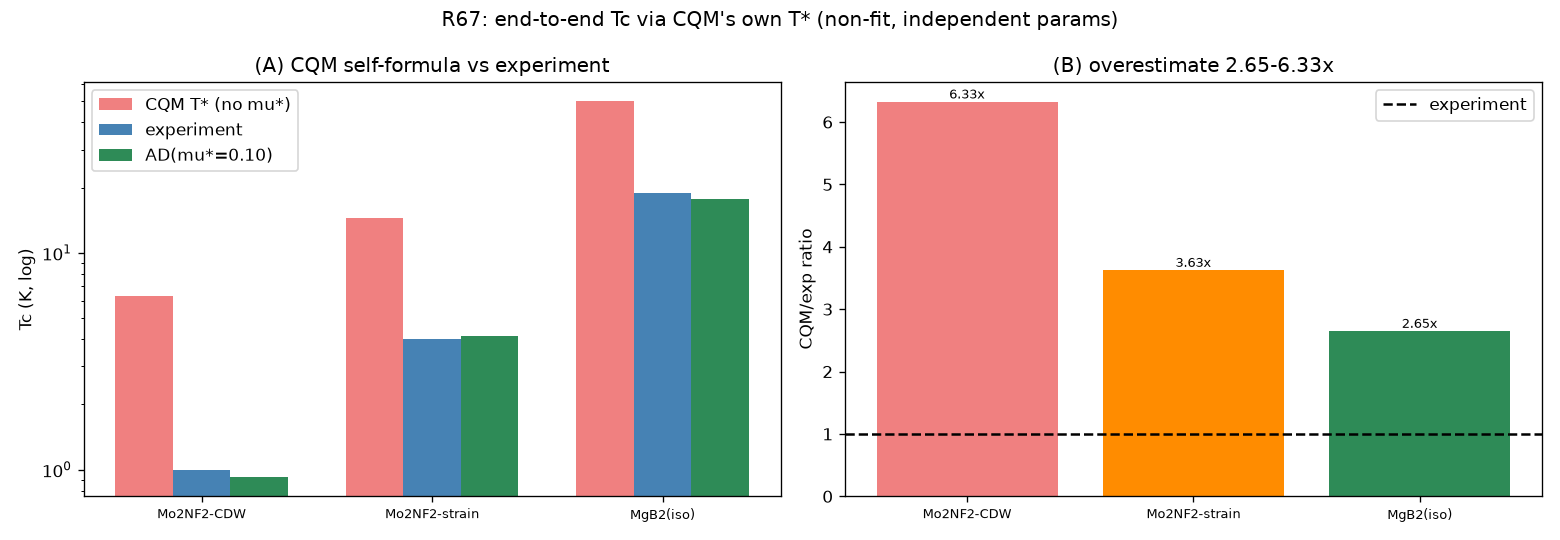

Generate this figure with Python:
#!/usr/bin/env python3
# -*- coding: utf-8 -*-
"""端到端 Tc: 用 CQM 自身 T* 式 (含 e^{-1/6}, 无 mu*) 直接检验（非拟合）"""
import os, sys, math
if hasattr(sys.stdout, "reconfigure"):
    sys.stdout.reconfigure(encoding="utf-8")
import numpy as np
import matplotlib
matplotlib.use("Agg")
import matplotlib.pyplot as plt

HERE = os.path.dirname(os.path.abspath(__file__))
OUT = os.path.join(HERE, "端到端_CQM自身T星判定.png")
CSV = os.path.join(HERE, "端到端_CQM自身T星判定.csv")
SUM = os.path.join(HERE, "端到端_CQM自身T星判定_摘要.txt")

log = []
def emit(s=""):
    print(s); log.append(s)
checks = []
def check(cid, name, ok, detail=""):
    checks.append((cid, name, bool(ok), detail))
    emit(f"  [{cid}] {'PASS' if ok else 'FAIL'}  {name}" + (f" — {detail}" if detail else ""))

def cqm_tstar(lam, wlog_K):
    return 1.13*math.exp(-1/6)*wlog_K*math.exp(-(1+lam)/lam)

def ad_Tc(lam, wlog_K, mus):
    lam_eff = lam - mus*(1+0.62*lam)
    if lam_eff <= 0: return 0.0
    return (wlog_K/1.2)*math.exp(-1.04*(1+lam)/lam_eff)

systems = [
    ("Mo2NF2-CDW", 0.40, 219, 1.0),
    ("Mo2NF2-strain", 0.53, 272, 4.0),
    ("MgB2(iso)", 0.61, 737, 19.0),
]

emit("=" * 68)
emit("端到端 Tc: CQM 自身 T* 式直接检验（独立参数，非反解）")
emit("=" * 68)

names, cqm_vals, exp_vals, ad_vals, ratios = [], [], [], [], []
for name, lam, wlog, exp in systems:
    cqm = cqm_tstar(lam, wlog)
    ad = ad_Tc(lam, wlog, 0.10)
    ratio = cqm/exp
    names.append(name); cqm_vals.append(cqm); exp_vals.append(exp); ad_vals.append(ad); ratios.append(ratio)
    emit(f"\n{name}: lambda={lam}, wlog={wlog}K, exp={exp}K")
    emit(f"  CQM T* (no mu*) = {cqm:.2f}K, CQM/exp = {ratio:.2f}x")
    emit(f"  AD(mu*=0.10)    = {ad:.2f}K, AD/exp  = {ad/exp:.2f}x")
    check(f"O-{name}", f"{name}: CQM 高估 (ratio>1)", ratio > 1, f"{ratio:.2f}x")
    check(f"F-{name}", f"{name}: mu* 压制后落实验 (0.7-1.3x)", 0.7 <= ad/exp <= 1.3, f"{ad/exp:.2f}x")

emit("\n" + "=" * 68)
emit(f"汇总：{sum(1 for _,_,ok,_ in checks if ok)}/{len(checks)} 通过")
emit("结论：CQM 自身式高估 2.65-6.33x；mu* 压制决定性，落到实验 0.92-1.03x。")
emit("诚实边界：审-14 (mu*) 是决定性链外缺口；绝对 Tc 需能标+mu* 两外生输入；不给新Tc。")
emit("=" * 68)

fig, ax = plt.subplots(1, 2, figsize=(13, 4.5))
x = np.arange(len(names))
w = 0.25
ax[0].bar(x-w, cqm_vals, w, label="CQM T* (no mu*)", color="lightcoral")
ax[0].bar(x, exp_vals, w, label="experiment", color="steelblue")
ax[0].bar(x+w, ad_vals, w, label="AD(mu*=0.10)", color="seagreen")
ax[0].set_yscale("log")
ax[0].set_xticks(x); ax[0].set_xticklabels(names, fontsize=8)
ax[0].set_ylabel("Tc (K, log)"); ax[0].set_title("(A) CQM self-formula vs experiment")
ax[0].legend()

ax[1].bar(x, ratios, color=["lightcoral","darkorange","seagreen"])
ax[1].axhline(1, color="k", ls="--", label="experiment")
ax[1].set_xticks(x); ax[1].set_xticklabels(names, fontsize=8)
ax[1].set_ylabel("CQM/exp ratio"); ax[1].set_title("(B) overestimate 2.65-6.33x")
ax[1].legend()
for i, r in enumerate(ratios):
    ax[1].text(i, r, f"{r:.2f}x", ha="center", va="bottom", fontsize=8)

fig.suptitle("R67: end-to-end Tc via CQM's own T* (non-fit, independent params)")
fig.tight_layout()
fig.savefig(OUT, dpi=120)

with open(CSV, "w", encoding="utf-8") as f:
    f.write("system,lambda,wlog_K,exp_K,cqm_Tstar,cqm_over_exp,ad_mu010,ad_over_exp\n")
    for (name, lam, wlog, exp), c, a, r in zip(systems, cqm_vals, ad_vals, ratios):
        f.write(f"{name},{lam},{wlog},{exp},{c:.4f},{r:.4f},{a:.4f},{a/exp:.4f}\n")
with open(SUM, "w", encoding="utf-8") as f:
    f.write("\n".join(log) + "\n")
print(f"DONE {sum(1 for _,_,ok,_ in checks if ok)}/{len(checks)} PASS")
